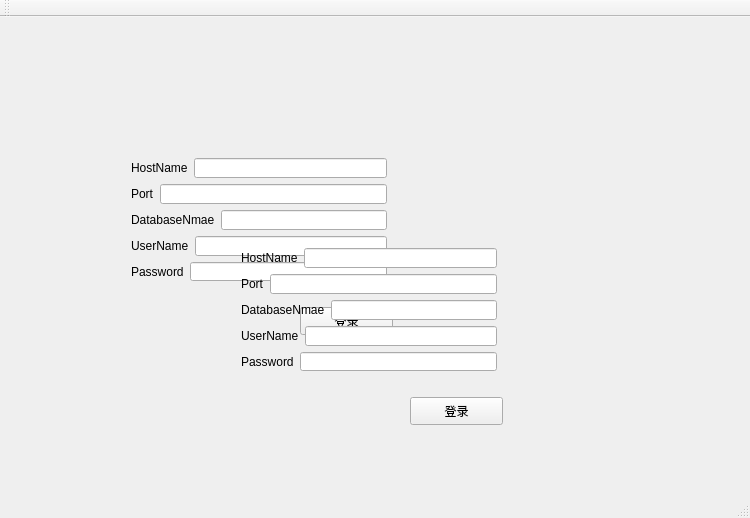
<?xml version="1.0" encoding="UTF-8"?>
<ui version="4.0">
 <class>MainWindow</class>
 <widget class="QMainWindow" name="MainWindow">
  <property name="geometry">
   <rect>
    <x>0</x>
    <y>0</y>
    <width>750</width>
    <height>518</height>
   </rect>
  </property>
  <property name="windowTitle">
   <string>MainWindow</string>
  </property>
  <widget class="QWidget" name="centralWidget">
   <widget class="QPushButton" name="SignInBtn">
    <property name="geometry">
     <rect>
      <x>300</x>
      <y>290</y>
      <width>93</width>
      <height>28</height>
     </rect>
    </property>
    <property name="text">
     <string>登录</string>
    </property>
   </widget>
   <widget class="QWidget" name="layoutWidget">
    <property name="geometry">
     <rect>
      <x>120</x>
      <y>130</y>
      <width>278</width>
      <height>145</height>
     </rect>
    </property>
    <layout class="QVBoxLayout" name="verticalLayout">
     <item>
      <layout class="QHBoxLayout" name="horizontalLayout">
       <item>
        <widget class="QLabel" name="label">
         <property name="text">
          <string>HostName</string>
         </property>
        </widget>
       </item>
       <item>
        <widget class="QLineEdit" name="HostName_LE">
         <property name="clearButtonEnabled">
          <bool>true</bool>
         </property>
        </widget>
       </item>
      </layout>
     </item>
     <item>
      <layout class="QHBoxLayout" name="horizontalLayout_2">
       <item>
        <widget class="QLabel" name="label_2">
         <property name="text">
          <string>Port</string>
         </property>
        </widget>
       </item>
       <item>
        <widget class="QLineEdit" name="Port_LE">
         <property name="clearButtonEnabled">
          <bool>true</bool>
         </property>
        </widget>
       </item>
      </layout>
     </item>
     <item>
      <layout class="QHBoxLayout" name="horizontalLayout_3">
       <item>
        <widget class="QLabel" name="label_3">
         <property name="text">
          <string>DatabaseNmae</string>
         </property>
        </widget>
       </item>
       <item>
        <widget class="QLineEdit" name="DatabaseName_LE">
         <property name="clearButtonEnabled">
          <bool>true</bool>
         </property>
        </widget>
       </item>
      </layout>
     </item>
     <item>
      <layout class="QHBoxLayout" name="horizontalLayout_4">
       <item>
        <widget class="QLabel" name="label_4">
         <property name="text">
          <string>UserName</string>
         </property>
        </widget>
       </item>
       <item>
        <widget class="QLineEdit" name="UserName_LE">
         <property name="echoMode">
          <enum>QLineEdit::Normal</enum>
         </property>
         <property name="clearButtonEnabled">
          <bool>true</bool>
         </property>
        </widget>
       </item>
      </layout>
     </item>
     <item>
      <layout class="QHBoxLayout" name="horizontalLayout_5">
       <item>
        <widget class="QLabel" name="label_5">
         <property name="text">
          <string>Password</string>
         </property>
        </widget>
       </item>
       <item>
        <widget class="QLineEdit" name="Password_lE">
         <property name="echoMode">
          <enum>QLineEdit::Password</enum>
         </property>
         <property name="clearButtonEnabled">
          <bool>true</bool>
         </property>
        </widget>
       </item>
      </layout>
     </item>
    </layout>
   </widget>
   <widget class="QPushButton" name="SignInBtn_2">
    <property name="geometry">
     <rect>
      <x>410</x>
      <y>380</y>
      <width>93</width>
      <height>28</height>
     </rect>
    </property>
    <property name="text">
     <string>登录</string>
    </property>
   </widget>
   <widget class="QWidget" name="layoutWidget_2">
    <property name="geometry">
     <rect>
      <x>230</x>
      <y>220</y>
      <width>278</width>
      <height>145</height>
     </rect>
    </property>
    <layout class="QVBoxLayout" name="verticalLayout_2">
     <item>
      <layout class="QHBoxLayout" name="horizontalLayout_6">
       <item>
        <widget class="QLabel" name="label_6">
         <property name="text">
          <string>HostName</string>
         </property>
        </widget>
       </item>
       <item>
        <widget class="QLineEdit" name="HostName_LE_2">
         <property name="clearButtonEnabled">
          <bool>true</bool>
         </property>
        </widget>
       </item>
      </layout>
     </item>
     <item>
      <layout class="QHBoxLayout" name="horizontalLayout_7">
       <item>
        <widget class="QLabel" name="label_7">
         <property name="text">
          <string>Port</string>
         </property>
        </widget>
       </item>
       <item>
        <widget class="QLineEdit" name="Port_LE_2">
         <property name="clearButtonEnabled">
          <bool>true</bool>
         </property>
        </widget>
       </item>
      </layout>
     </item>
     <item>
      <layout class="QHBoxLayout" name="horizontalLayout_8">
       <item>
        <widget class="QLabel" name="label_8">
         <property name="text">
          <string>DatabaseNmae</string>
         </property>
        </widget>
       </item>
       <item>
        <widget class="QLineEdit" name="DatabaseName_LE_2">
         <property name="clearButtonEnabled">
          <bool>true</bool>
         </property>
        </widget>
       </item>
      </layout>
     </item>
     <item>
      <layout class="QHBoxLayout" name="horizontalLayout_9">
       <item>
        <widget class="QLabel" name="label_9">
         <property name="text">
          <string>UserName</string>
         </property>
        </widget>
       </item>
       <item>
        <widget class="QLineEdit" name="UserName_LE_2">
         <property name="echoMode">
          <enum>QLineEdit::Normal</enum>
         </property>
         <property name="clearButtonEnabled">
          <bool>true</bool>
         </property>
        </widget>
       </item>
      </layout>
     </item>
     <item>
      <layout class="QHBoxLayout" name="horizontalLayout_10">
       <item>
        <widget class="QLabel" name="label_10">
         <property name="text">
          <string>Password</string>
         </property>
        </widget>
       </item>
       <item>
        <widget class="QLineEdit" name="Password_lE_2">
         <property name="echoMode">
          <enum>QLineEdit::Password</enum>
         </property>
         <property name="clearButtonEnabled">
          <bool>true</bool>
         </property>
        </widget>
       </item>
      </layout>
     </item>
    </layout>
   </widget>
   <zorder>layoutWidget</zorder>
   <zorder>SignInBtn</zorder>
   <zorder>SignInBtn_2</zorder>
   <zorder>layoutWidget_2</zorder>
  </widget>
  <widget class="QMenuBar" name="menuBar">
   <property name="geometry">
    <rect>
     <x>0</x>
     <y>0</y>
     <width>750</width>
     <height>26</height>
    </rect>
   </property>
  </widget>
  <widget class="QToolBar" name="mainToolBar">
   <attribute name="toolBarArea">
    <enum>TopToolBarArea</enum>
   </attribute>
   <attribute name="toolBarBreak">
    <bool>false</bool>
   </attribute>
  </widget>
  <widget class="QStatusBar" name="statusBar"/>
 </widget>
 <layoutdefault spacing="6" margin="11"/>
 <resources/>
 <connections/>
</ui>
